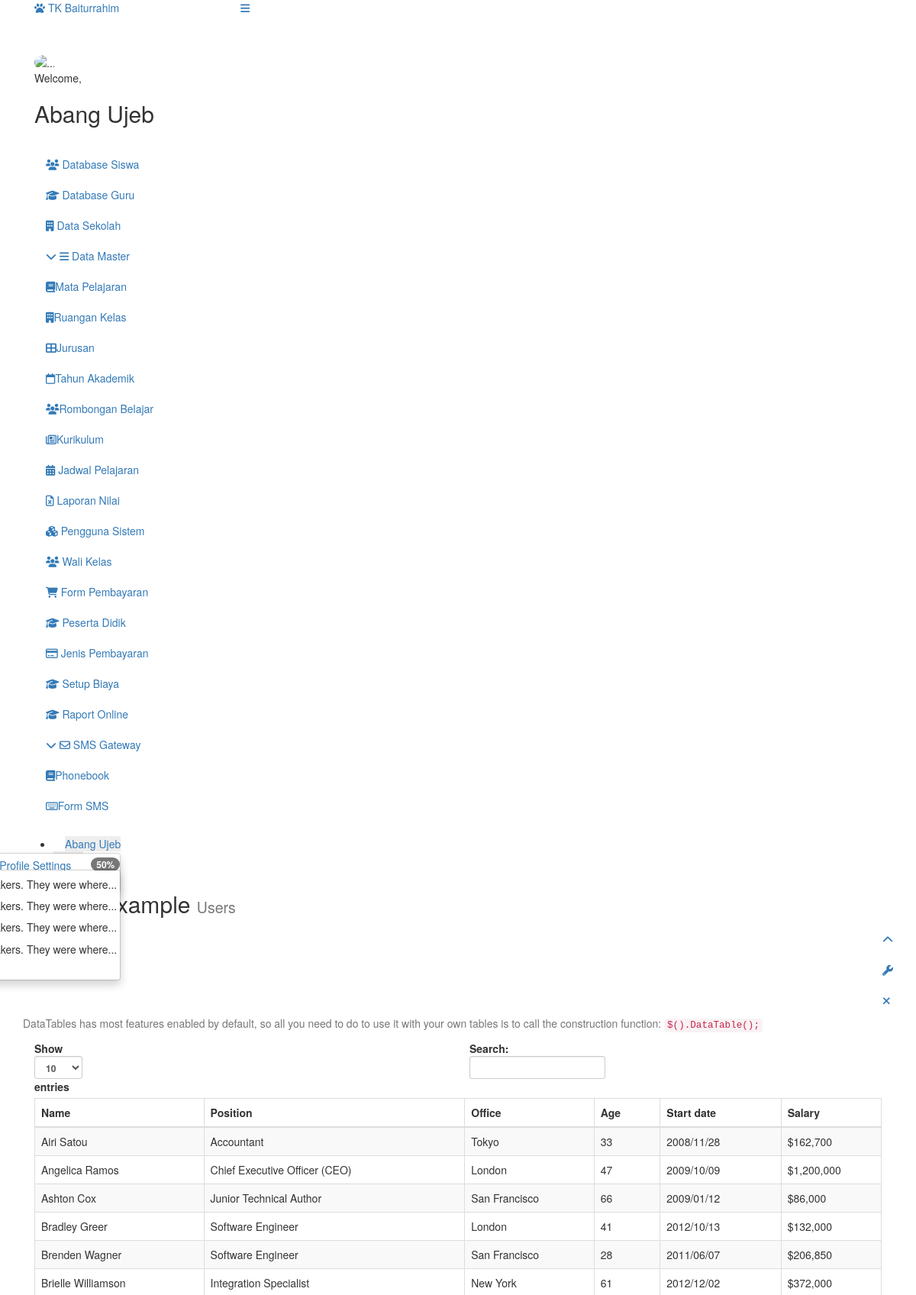
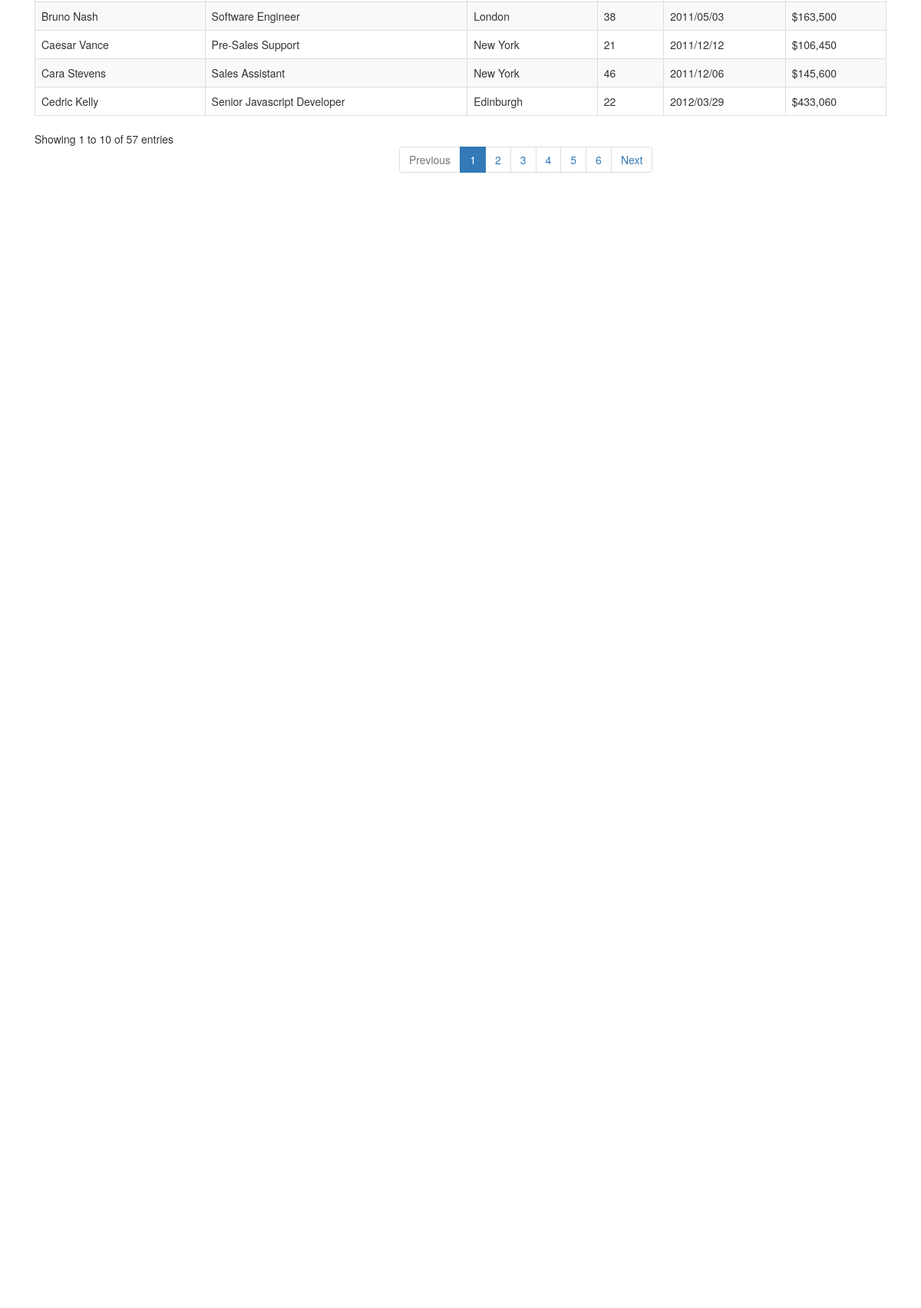
The page / (upper part) on the database its author committed (2 pictures, top to bottom).
### tables this page shows
CREATE TABLE `tabel_menu` (
  `id` int(11) NOT NULL,
  `nama_menu` varchar(50) NOT NULL,
  `link` varchar(50) NOT NULL,
  `icon` varchar(30) NOT NULL,
  `is_main_menu` int(11) NOT NULL,
  PRIMARY KEY (`id`)
);

### application/libraries/Template.php (called while the page is built)
<?php if ( ! defined('BASEPATH')) exit('No direct script access allowed');
class Template {
		var $template_data = array();
		function set($name, $value)
		{
			$this->template_data[$name] = $value;
		}
		function load($template = '', $view = '' , $view_data = array(), $return = FALSE)
		{
			$this->CI =& get_instance();
			$this->set('contents', $this->CI->load->view($view, $view_data, TRUE));
			return $this->CI->load->view($template, $this->template_data, $return);
		}
}

### application/controllers/Welcome.php (called while the page is built, shortened)
<?php
class Welcome extends CI_Controller {
	public function index()
	{
		$this->template->load('template', 'table_example');
	}
}

### index.php (called while the page is built, shortened)
<?php
require_once BASEPATH.'core/CodeIgniter.php';

### application/views/template.php (the view, shortened to what this page needs)
<!DOCTYPE html>
<html lang="en">
<head>
	<link href="https://colorlib.com/polygon/vendors/bootstrap/dist/css/bootstrap.min.css" rel="stylesheet">
	<link href="https://colorlib.com/polygon/vendors/font-awesome/css/font-awesome.min.css" rel="stylesheet">
	<link href="https://colorlib.com/polygon/vendors/nprogress/nprogress.css" rel="stylesheet">
	<link href="https://colorlib.com/polygon/vendors/iCheck/skins/flat/green.css" rel="stylesheet">
	<link href="https://colorlib.com/polygon/vendors/bootstrap-progressbar/css/bootstrap-progressbar-3.3.4.min.css"
		  rel="stylesheet">
	<link href="https://colorlib.com/polygon/vendors/jqvmap/dist/jqvmap.min.css" rel="stylesheet"/>
	<link href="https://colorlib.com/polygon/vendors/bootstrap-daterangepicker/daterangepicker.css" rel="stylesheet">
	<link href="https://colorlib.com/polygon/build/css/custom.min.css" rel="stylesheet">
</head>
<body class="nav-md">
<div class="container body">
	<div class="main_container">
		<div class="col-md-3 left_col">
			<div class="left_col scroll-view">
				<div class="navbar nav_title" style="border: 0;">
					<a href="https://colorlib.com/polygon/gentelella/index.html" class="site_title"><i
								class="fa fa-paw"></i> <span>TK Baiturrahim</span></a>
				</div>
				<div class="profile clearfix">
					<div class="profile_pic">
						<img src="https://colorlib.com/polygon/gentelella/images/img.jpg" alt="..."
							 class="img-circle profile_img">
					</div>
					<div class="profile_info">
						<span>Welcome,</span>
						<h2>Abang Ujeb</h2>
					</div>
				</div>
				<br/>
				<div id="sidebar-menu" class="main_menu_side hidden-print main_menu">
					<div class="menu_section">
						<ul class="nav side-menu">
							<?php
							$main_menu = $this->db->get_where('tabel_menu', array('is_main_menu' => 0))->result();
							foreach ($main_menu as $main) {
								$submenu = $this->db->get_where('tabel_menu', array('is_main_menu' => $main->id));
								if ($submenu->num_rows() > 0) {
									echo "<li>
												<a href='javascript:void(0)'>
													<span class='fa fa-chevron-down'></span>
													<i class='" . $main->icon . "'></i>
													<span class='title'>" . $main->nama_menu . "</span>
													<span class='selected'></span>
												</a>
												<ul class='nav child_menu'>";
									foreach ($submenu->result() as $sub) {
										echo "<li>" . anchor($sub->link, "<i class='" . $sub->icon . "'></i>" . $sub->nama_menu) . "</li>";
									}
									echo "</ul>
										   </li>";
								} else {
									echo "<li>" . anchor($main->link, "<i class='" . $main->icon . "'></i> $main->nama_menu</li>");
								}
							}
							?>
						</ul>
					</div>
				</div>
				<div class="sidebar-footer hidden-small">
					<a data-toggle="tooltip" data-placement="top" title="Settings">
						<span class="glyphicon glyphicon-cog" aria-hidden="true"></span>
					</a>
					<a data-toggle="tooltip" data-placement="top" title="FullScreen">
						<span class="glyphicon glyphicon-fullscreen" aria-hidden="true"></span>
					</a>
					<a data-toggle="tooltip" data-placement="top" title="Lock">
						<span class="glyphicon glyphicon-eye-close" aria-hidden="true"></span>
					</a>
					<a data-toggle="tooltip" data-placement="top" title="Logout"
					   href="https://colorlib.com/polygon/gentelella/login.html">
						<span class="glyphicon glyphicon-off" aria-hidden="true"></span>
					</a>
				</div>
			</div>
		</div>
		<div class="top_nav">
			<div class="nav_menu">
				<div class="nav toggle">
					<a id="menu_toggle"><i class="fa fa-bars"></i></a>
				</div>
				<nav class="nav navbar-nav">
					<ul class=" navbar-right">
						<li class="nav-item dropdown open" style="padding-left: 15px;">
							<a href="javascript:;" class="user-profile dropdown-toggle" aria-haspopup="true"
							   id="navbarDropdown" data-toggle="dropdown" aria-expanded="false">
								<img src="https://colorlib.com/polygon/gentelella/images/img.jpg" alt="">Abang Ujeb
							</a>
							<div class="dropdown-menu dropdown-usermenu pull-right" aria-labelledby="navbarDropdown">
								<a class="dropdown-item" href="javascript:;"> Profile</a>
								<a class="dropdown-item" href="javascript:;">
									<span class="badge bg-red pull-right">50%</span>
									<span>Settings</span>
								</a>
								<a class="dropdown-item" href="javascript:;">Help</a>
								<a class="dropdown-item" href="https://colorlib.com/polygon/gentelella/login.html"> Log Out</a>
							</div>
						</li>
						<li role="presentation" class="nav-item dropdown open">
							<a href="javascript:;" class="dropdown-toggle info-number" id="navbarDropdown1"
							   data-toggle="dropdown" aria-expanded="false">
								<span class="badge bg-green">6</span>
							</a>
							<ul class="dropdown-menu list-unstyled msg_list" role="menu"
								aria-labelledby="navbarDropdown1">
								<li class="nav-item">
									<a class="dropdown-item">
										<span class="message">
Film festivals used to be do-or-die moments for movie makers. They were where...
</span>
									</a>
								</li>
								<li class="nav-item">
									<a class="dropdown-item">
										<span class="message">
Film festivals used to be do-or-die moments for movie makers. They were where...
</span>
									</a>
								</li>
								<li class="nav-item">
									<a class="dropdown-item">
										<span class="message">
Film festivals used to be do-or-die moments for movie makers. They were where...
</span>
									</a>
								</li>
								<li class="nav-item">
									<a class="dropdown-item">
										<span class="message">
Film festivals used to be do-or-die moments for movie makers. They were where...
</span>
									</a>
								</li>
								<li class="nav-item">
									<div class="text-center">
									</div>
								</li>
							</ul>
						</li>
					</ul>
				</nav>
			</div>
		</div>
		<?php echo $contents; ?>
	</div>
</div>
</body>
</html>

### application/views/table_example.php (shortened to what this page needs)
<div class="right_col" role="main" style="min-height: 4498.11px;">
	<div class="">
		<div class="clearfix"></div>
		<div class="row">
			<div class="col-md-12 col-sm-12 ">
				<div class="x_panel">
					<div class="x_title">
						<h2>Default Example <small>Users</small></h2>
						<ul class="nav navbar-right panel_toolbox">
							<li><a class="collapse-link"><i class="fa fa-chevron-up"></i></a>
							</li>
							<li class="dropdown">
								<a href="#" class="dropdown-toggle" data-toggle="dropdown" role="button"
								   aria-expanded="false"><i class="fa fa-wrench"></i></a>
							</li>
							<li><a class="close-link"><i class="fa fa-close"></i></a>
							</li>
						</ul>
						<div class="clearfix"></div>
					</div>
					<div class="x_content">
						<div class="row">
							<div class="col-sm-12">
								<div class="card-box table-responsive">
									<p class="text-muted font-13 m-b-30">
										DataTables has most features enabled by default, so all you need to do to use it
										with your own tables is to call the construction function: <code>$().DataTable();</code>
									</p>
									<div id="datatable_wrapper"
										 class="dataTables_wrapper container-fluid dt-bootstrap no-footer">
										<div class="row">
											<div class="col-sm-6">
												<div class="dataTables_length" id="datatable_length"><label>Show <select
																name="datatable_length" aria-controls="datatable"
																class="form-control input-sm">
															<option value="10">10</option>
														</select> entries</label></div>
											</div>
											<div class="col-sm-6">
												<div id="datatable_filter" class="dataTables_filter">
													<label>Search:<input type="search" class="form-control input-sm"
																		 placeholder=""
																		 aria-controls="datatable"></label></div>
											</div>
										</div>
										<div class="row">
											<div class="col-sm-12">
												<table id="datatable"
													   class="table table-striped table-bordered dataTable no-footer"
													   style="width: 100%;" role="grid"
													   aria-describedby="datatable_info">
													<thead>
													<tr role="row">
														<th class="sorting_asc" tabindex="0" aria-controls="datatable"
															rowspan="1" colspan="1" aria-sort="ascending"
															aria-label="Name: activate to sort column descending"
															style="width: 178.889px;">Name
														</th>
														<th class="sorting" tabindex="0" aria-controls="datatable"
															rowspan="1" colspan="1"
															aria-label="Position: activate to sort column ascending"
															style="width: 275.889px;">Position
														</th>
														<th class="sorting" tabindex="0" aria-controls="datatable"
															rowspan="1" colspan="1"
															aria-label="Office: activate to sort column ascending"
															style="width: 136.889px;">Office
														</th>
														<th class="sorting" tabindex="0" aria-controls="datatable"
															rowspan="1" colspan="1"
															aria-label="Age: activate to sort column ascending"
															style="width: 69.8889px;">Age
														</th>
														<th class="sorting" tabindex="0" aria-controls="datatable"
															rowspan="1" colspan="1"
															aria-label="Start date: activate to sort column ascending"
															style="width: 127.889px;">Start date
														</th>
														<th class="sorting" tabindex="0" aria-controls="datatable"
															rowspan="1" colspan="1"
															aria-label="Salary: activate to sort column ascending"
															style="width: 106px;">Salary
														</th>
													</tr>
													</thead>
													<tbody>
													<tr role="row" class="odd">
														<td class="sorting_1">Airi Satou</td>
														<td>Accountant</td>
														<td>Tokyo</td>
														<td>33</td>
														<td>2008/11/28</td>
														<td>$162,700</td>
													</tr>
													<tr role="row" class="even">
														<td class="sorting_1">Angelica Ramos</td>
														<td>Chief Executive Officer (CEO)</td>
														<td>London</td>
														<td>47</td>
														<td>2009/10/09</td>
														<td>$1,200,000</td>
													</tr>
													<tr role="row" class="odd">
														<td class="sorting_1">Ashton Cox</td>
														<td>Junior Technical Author</td>
														<td>San Francisco</td>
														<td>66</td>
														<td>2009/01/12</td>
														<td>$86,000</td>
													</tr>
													<tr role="row" class="even">
														<td class="sorting_1">Bradley Greer</td>
														<td>Software Engineer</td>
														<td>London</td>
														<td>41</td>
														<td>2012/10/13</td>
														<td>$132,000</td>
													</tr>
													<tr role="row" class="odd">
														<td class="sorting_1">Brenden Wagner</td>
														<td>Software Engineer</td>
														<td>San Francisco</td>
														<td>28</td>
														<td>2011/06/07</td>
														<td>$206,850</td>
													</tr>
													<tr role="row" class="even">
														<td class="sorting_1">Brielle Williamson</td>
														<td>Integration Specialist</td>
														<td>New York</td>
														<td>61</td>
														<td>2012/12/02</td>
														<td>$372,000</td>
													</tr>
													<tr role="row" class="odd">
														<td class="sorting_1">Bruno Nash</td>
														<td>Software Engineer</td>
														<td>London</td>
														<td>38</td>
														<td>2011/05/03</td>
														<td>$163,500</td>
													</tr>
													<tr role="row" class="even">
														<td class="sorting_1">Caesar Vance</td>
														<td>Pre-Sales Support</td>
														<td>New York</td>
														<td>21</td>
														<td>2011/12/12</td>
														<td>$106,450</td>
													</tr>
													<tr role="row" class="odd">
														<td class="sorting_1">Cara Stevens</td>
														<td>Sales Assistant</td>
														<td>New York</td>
														<td>46</td>
														<td>2011/12/06</td>
														<td>$145,600</td>
													</tr>
													<tr role="row" class="even">
														<td class="sorting_1">Cedric Kelly</td>
														<td>Senior Javascript Developer</td>
														<td>Edinburgh</td>
														<td>22</td>
														<td>2012/03/29</td>
														<td>$433,060</td>
													</tr>
													</tbody>
												</table>
											</div>
										</div>
										<div class="row">
											<div class="col-sm-5">
												<div class="dataTables_info" id="datatable_info" role="status"
													 aria-live="polite">Showing 1 to 10 of 57 entries
												</div>
											</div>
											<div class="col-sm-7">
												<div class="dataTables_paginate paging_simple_numbers"
													 id="datatable_paginate">
													<ul class="pagination">
														<li class="paginate_button previous disabled"
															id="datatable_previous"><a href="#"
																					   aria-controls="datatable"
																					   data-dt-idx="0" tabindex="0">Previous</a>
														</li>
														<li class="paginate_button active"><a href="#"
																							  aria-controls="datatable"
																							  data-dt-idx="1"
																							  tabindex="0">1</a></li>
														<li class="paginate_button "><a href="#"
																						aria-controls="datatable"
																						data-dt-idx="2"
																						tabindex="0">2</a></li>
														<li class="paginate_button "><a href="#"
																						aria-controls="datatable"
																						data-dt-idx="3"
																						tabindex="0">3</a></li>
														<li class="paginate_button "><a href="#"
																						aria-controls="datatable"
																						data-dt-idx="4"
																						tabindex="0">4</a></li>
														<li class="paginate_button "><a href="#"
																						aria-controls="datatable"
																						data-dt-idx="5"
																						tabindex="0">5</a></li>
														<li class="paginate_button "><a href="#"
																						aria-controls="datatable"
																						data-dt-idx="6"
																						tabindex="0">6</a></li>
														<li class="paginate_button next" id="datatable_next"><a href="#"
																												aria-controls="datatable"
																												data-dt-idx="7"
																												tabindex="0">Next</a>
														</li>
													</ul>
												</div>
											</div>
										</div>
									</div>
								</div>
							</div>
						</div>
					</div>
				</div>
			</div>
		</div>
	</div>
</div>

### rows shown on the page
tabel_menu: link+icon+nama_menu "Database Siswa"
tabel_menu: link+icon+nama_menu "Database Guru"
tabel_menu: link+icon+nama_menu "Data Sekolah"
tabel_menu: nama_menu "Data Master"
tabel_menu: link+icon+nama_menu "Mata Pelajaran"
tabel_menu: link+icon+nama_menu "Ruangan Kelas"
tabel_menu: link+icon+nama_menu "Jurusan"
tabel_menu: link+icon+nama_menu "Tahun Akademik"
tabel_menu: link+icon+nama_menu "Rombongan Belajar"
tabel_menu: link+icon+nama_menu "Kurikulum"
tabel_menu: link+icon+nama_menu "Jadwal Pelajaran"
tabel_menu: link+icon+nama_menu "Laporan Nilai"
tabel_menu: link+icon+nama_menu "Pengguna Sistem"
tabel_menu: link+icon+nama_menu "Wali Kelas"
tabel_menu: link+icon+nama_menu "Form Pembayaran"
tabel_menu: link+icon+nama_menu "Peserta Didik"
tabel_menu: link+icon+nama_menu "Jenis Pembayaran"
tabel_menu: link+icon+nama_menu "Setup Biaya"
tabel_menu: link+icon+nama_menu "Raport Online"
tabel_menu: nama_menu "SMS Gateway"
tabel_menu: link+icon+nama_menu "Phonebook"
tabel_menu: link+icon+nama_menu "Form SMS"
